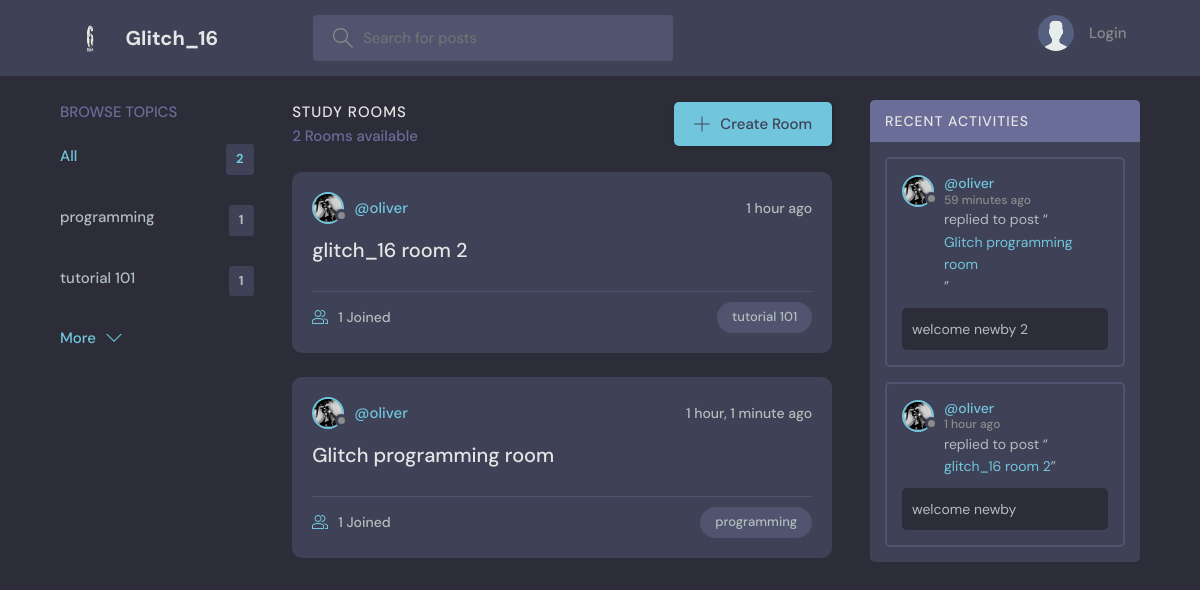
The page / on the database its author committed.
### base/models.py (models this page shows, shortened)
class Topic(models.Model):
    name = models.CharField(max_length=200)

class Room(models.Model):
    host = models.ForeignKey(User, on_delete=models.SET_NULL, null=True)
    topic = models.ForeignKey(Topic, on_delete=models.SET_NULL, null=True)
    name = models.CharField(max_length=200)
    description = models.TextField(null=True, blank=True)
    participants = models.ManyToManyField(
        User, related_name='participants', blank=True)
    updated = models.DateTimeField(auto_now=True)
    created = models.DateTimeField(auto_now_add=True)
    class Meta:
        ordering = ['-updated', '-created']
    def __str__(self):
        return self.name

class User(AbstractUser):
    name = models.CharField(max_length=200, null=True)
    email = models.EmailField(unique=True, null=True)
    bio = models.TextField(null=True)
    avatar = models.ImageField(null=True, default="avatar.svg")
    USERNAME_FIELD = 'email'
    REQUIRED_FIELDS = ['username',]

class Message(models.Model):
    user = models.ForeignKey(User, on_delete=models.CASCADE)
    room = models.ForeignKey(Room, on_delete=models.CASCADE)
    body = models.TextField()
    updated = models.DateTimeField(auto_now=True)
    created = models.DateTimeField(auto_now_add=True)
    class Meta:
        ordering = ['-updated', '-created']

### base/views.py (the view)
# urls.py: path('', views.home, name="home"),
def home(request):
    q = request.GET.get('q') if request.GET.get('q') != None else ''
    rooms = Room.objects.filter(
        Q(topic__name__icontains=q) |
        Q(name__icontains=q) |
        Q(description__icontains=q)
    )
    topics = Topic.objects.all()[0:5]
    room_count = rooms.count()
    room_messages = Message.objects.filter(
        Q(room__topic__name__icontains=q))[0:3]
    context = {'rooms': rooms, 'topics': topics,
               'room_count': room_count, 'room_messages': room_messages}
    return render(request, 'base/home.html', context)

### base/templates/base/home.html (shortened to what this page needs)
{% extends 'main.html' %}
{% block content %}
<main class="layout layout--3">
  <div class="container">
    {% include 'base/topics_component.html' %}
    <div class="roomList">
      <div class="roomList__header">
        <div>
          <h2>Study Rooms</h2>
          <p>{{room_count}} Rooms available</p>
        </div>
        <a class="btn btn--main" href="{% url 'create-room' %}">
          <svg version="1.1" xmlns="http://www.w3.org/2000/svg" width="32" height="32" viewBox="0 0 32 32">
            <title>add</title>
            <path
              d="M16.943 0.943h-1.885v14.115h-14.115v1.885h14.115v14.115h1.885v-14.115h14.115v-1.885h-14.115v-14.115z">
            </path>
          </svg>
          Create Room
        </a>
      </div>
      {% include 'base/feed_component.html' %}
    </div>
    {% include 'base/activity_component.html' %}
  </div>
</main>
{% endblock %}

### base/templates/base/topics_component.html
<div class="topics">
    <div class="topics__header">
        <h2>Browse Topics</h2>
    </div>
    <ul class="topics__list">
        <li>
            <a href="{% url 'home' %}" class="active">All <span>{{topics.count}}</span></a>
        </li>
        {% for topic in topics %}
        <li>
            <a href="{% url 'home' %}?q={{topic.name}}">{{topic.name}}<span>{{topic.room_set.all.count}}</span></a>
        </li>
        {% endfor %}
    </ul>
    <a class="btn btn--link" href="{% url 'topics' %}">
        More
        <svg version="1.1" xmlns="http://www.w3.org/2000/svg" width="32" height="32" viewBox="0 0 32 32">
            <title>chevron-down</title>
            <path d="M16 21l-13-13h-3l16 16 16-16h-3l-13 13z"></path>
        </svg>
    </a>
</div>

### base/templates/base/feed_component.html (shortened to what this page needs)
{% for room in rooms %}
<div class="roomListRoom">
    <div class="roomListRoom__header">
        <a href="{% url 'user-profile' room.host.id %}" class="roomListRoom__author">
            <div class="avatar avatar--small">
                <img src="{{room.host.avatar.url}}" />
            </div>
            <span>@{{room.host.username}}</span>
        </a>
        <div class="roomListRoom__actions">
            <span>{{room.created|timesince}} ago</span>
        </div>
    </div>
    <div class="roomListRoom__content">
        <a href="{% url 'room' room.id %}">{{room.name}}</a>
    </div>
    <div class="roomListRoom__meta">
        <a href="{% url 'room' room.id %}" class="roomListRoom__joined">
            {{room.participants.all.count}} Joined
        </a>
        <p class="roomListRoom__topic">{{room.topic.name}}</p>
    </div>
</div>
{% endfor %}

### base/templates/base/activity_component.html (shortened to what this page needs)
<div class="activities">
    <div class="activities__header">
        <h2>Recent Activities</h2>
    </div>
    {% for message in room_messages %}
    <div class="activities__box">
        <div class="activities__boxHeader roomListRoom__header">
            <a href="{% url 'user-profile' message.user.id %}" class="roomListRoom__author">
                <div class="avatar avatar--small">
                    <img src="{{message.user.avatar.url}}" />
                </div>
                <p>
                    @{{message.user.username}}
                    <span>{{message.created|timesince}} ago</span>
                </p>
            </a>
        </div>
        <div class="activities__boxContent">
            <p>replied to post “<a href="{% url 'room' message.room.id %}">{{message.room}}</a>”</p>
            <div class="activities__boxRoomContent">{{message.body}}</div>
        </div>
    </div>
    {% endfor %}
</div>

### rows shown on the page
Topic: name "programming", room_set.all.count "1"
Topic: name "tutorial 101", room_set.all.count "1"
Room: host.avatar (picture), host.username "oliver", created "1 hour", name "glitch_16 room 2", participants.all.count "1", topic.name "tutorial 101"
Room: host.avatar (picture), host.username "oliver", created "1 hour, 1 minute", name "Glitch programming room", participants.all.count "1", topic.name "programming"
Message: user.avatar (picture), user.username "oliver", created "59 minutes", room "Glitch programming room", body "welcome newby 2"
Message: user.avatar (picture), user.username "oliver", created "1 hour", room "glitch_16 room 2", body "welcome newby"

### other values the page prints
{{ topics.count }} "2"
{{ room_count }} "2"
